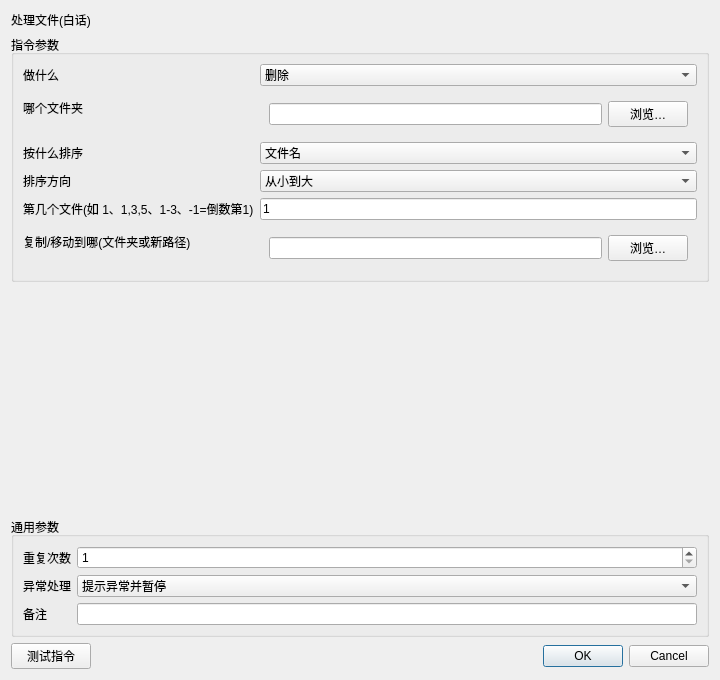
<?xml version="1.0" encoding="UTF-8"?><ui version="4.0"><class>InstructionEditor</class><widget class="QDialog" name="InstructionEditor"><property name="geometry"><rect><x>0</x><y>0</y><width>720</width><height>680</height></rect></property><layout class="QVBoxLayout" name="rootLayout"><item><widget class="QLabel" name="titleLabel"><property name="text"><string>处理文件(白话)</string></property></widget></item><item><widget class="QGroupBox" name="parameterGroupBox"><property name="title"><string>指令参数</string></property><layout class="QFormLayout" name="parameterFormLayout"><item row="0" column="0"><widget class="QLabel" name="label_0"><property name="text"><string>做什么</string></property></widget></item><item row="0" column="1"><widget class="QComboBox" name="parameter_0"><item><property name="text"><string>删除</string></property></item><item><property name="text"><string>复制</string></property></item><item><property name="text"><string>移动</string></property></item><item><property name="text"><string>列出文件名</string></property></item><property name="currentIndex"><number>0</number></property></widget></item><item row="1" column="0"><widget class="QLabel" name="label_1"><property name="text"><string>哪个文件夹</string></property></widget></item><item row="1" column="1"><widget class="QWidget" name="container_1"><layout class="QHBoxLayout" name="fieldLayout_1"><item><widget class="QLineEdit" name="parameter_1"><property name="text"><string></string></property></widget></item><item><widget class="QPushButton" name="auxiliary_1"><property name="text"><string>浏览…</string></property></widget></item></layout></widget></item><item row="2" column="0"><widget class="QLabel" name="label_2"><property name="text"><string>按什么排序</string></property></widget></item><item row="2" column="1"><widget class="QComboBox" name="parameter_2"><item><property name="text"><string>文件名</string></property></item><item><property name="text"><string>修改时间</string></property></item><item><property name="text"><string>文件大小</string></property></item><property name="currentIndex"><number>0</number></property></widget></item><item row="3" column="0"><widget class="QLabel" name="label_3"><property name="text"><string>排序方向</string></property></widget></item><item row="3" column="1"><widget class="QComboBox" name="parameter_3"><item><property name="text"><string>从小到大</string></property></item><item><property name="text"><string>从大到小</string></property></item><property name="currentIndex"><number>0</number></property></widget></item><item row="4" column="0"><widget class="QLabel" name="label_4"><property name="text"><string>第几个文件(如 1、1,3,5、1-3、-1=倒数第1)</string></property></widget></item><item row="4" column="1"><widget class="QLineEdit" name="parameter_4"><property name="text"><string>1</string></property></widget></item><item row="5" column="0"><widget class="QLabel" name="label_5"><property name="text"><string>复制/移动到哪(文件夹或新路径)</string></property></widget></item><item row="5" column="1"><widget class="QWidget" name="container_5"><layout class="QHBoxLayout" name="fieldLayout_5"><item><widget class="QLineEdit" name="parameter_5"><property name="text"><string></string></property></widget></item><item><widget class="QPushButton" name="auxiliary_5"><property name="text"><string>浏览…</string></property></widget></item></layout></widget></item></layout></widget></item><item><spacer name="verticalSpacer"><property name="orientation"><enum>Qt::Vertical</enum></property><property name="sizeHint" stdset="0"><size><width>20</width><height>20</height></size></property></spacer></item>
<item><widget class="QGroupBox" name="commonGroupBox"><property name="title"><string>通用参数</string></property><layout class="QFormLayout" name="commonFormLayout">
<item row="0" column="0"><widget class="QLabel" name="repeatLabel"><property name="text"><string>重复次数</string></property></widget></item><item row="0" column="1"><widget class="QSpinBox" name="repeatSpinBox"><property name="minimum"><number>1</number></property><property name="maximum"><number>999999</number></property><property name="value"><number>1</number></property></widget></item>
<item row="1" column="0"><widget class="QLabel" name="errorPolicyLabel"><property name="text"><string>异常处理</string></property></widget></item><item row="1" column="1"><widget class="QComboBox" name="errorPolicyComboBox"><item><property name="text"><string>自动跳过</string></property></item><item><property name="text"><string>提示异常并暂停</string></property></item><item><property name="text"><string>提示异常并停止</string></property></item><property name="currentIndex"><number>1</number></property></widget></item>
<item row="2" column="0"><widget class="QLabel" name="noteLabel"><property name="text"><string>备注</string></property></widget></item><item row="2" column="1"><widget class="QLineEdit" name="noteEdit"/></item>
</layout></widget></item>
<item><layout class="QHBoxLayout" name="footerLayout"><item><widget class="QPushButton" name="testButton"><property name="text"><string>测试指令</string></property></widget></item><item><spacer name="footerSpacer"><property name="orientation"><enum>Qt::Horizontal</enum></property><property name="sizeHint" stdset="0"><size><width>40</width><height>20</height></size></property></spacer></item><item><widget class="QDialogButtonBox" name="buttonBox"><property name="standardButtons"><set>QDialogButtonBox::Cancel|QDialogButtonBox::Ok</set></property></widget></item></layout></item>
</layout></widget><resources/><connections/></ui>
